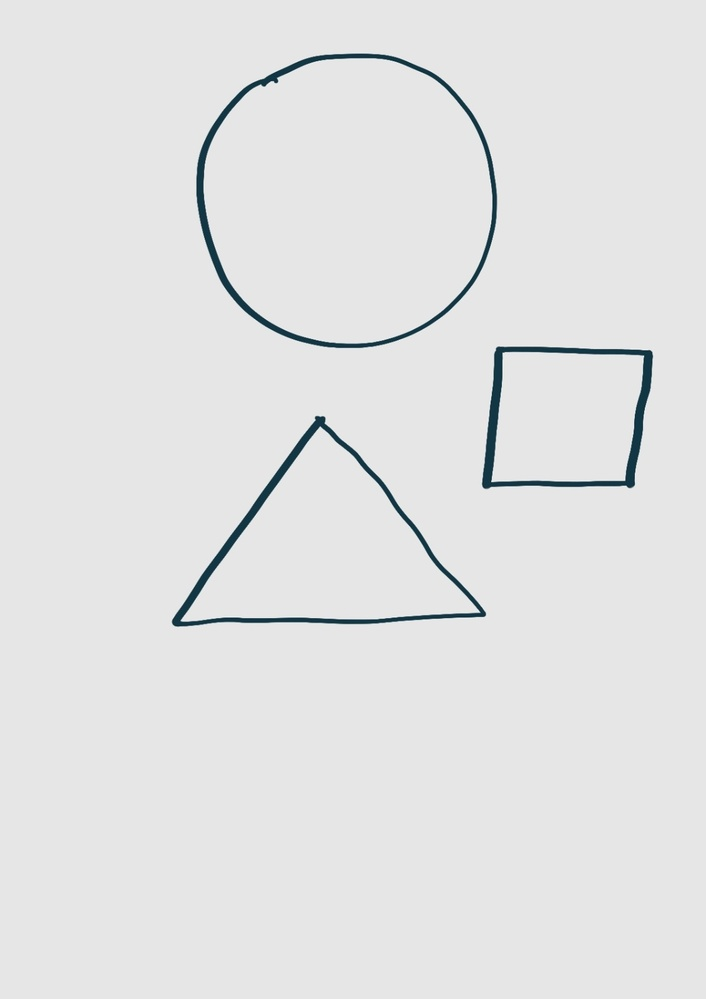
#> input picture PYTHON/8.jpeg, 706 x 999 px, shrunk from 1131 x 1600 before the run
$ python ShapeRecoginization.py
#> lines starting #> are read from the running program, lines starting #| are printed output that depends on the picture; after the words box and inside, x2 and y2 are one past the last pixel; in counts of white or black regions, pixels touching at a corner belong together
# -*- coding: utf-8 -*-
"""Untitled0.ipynb

Automatically generated by Colab.

Original file is located at
    https://colab.research.google.com/drive/1x-Nhmw6PRiF9VmKp0PND6R7w9YsZB0vI
"""

import cv2  #importinf computer vision library
import PIL  # python imaging library
import numpy as np #numerical operations
from matplotlib import pyplot as plt    #visualization library in Python for 2D plots of
from PIL import Image                   #opening, rotating and displaying an image
from matplotlib import image as npimg   #Image read and Image show function

img=Image.open("8.jpeg")
#> img is the input picture: PIL image 706x999 RGB; mean R, G, B 226, 226.7, 226.9
plt.imshow(img)

print(img.format)
#| JPEG
print(img.size)
#| (706, 999)
print(img.mode)
#| RGB

img=np.array(img)
gray=cv2.cvtColor(img,cv2.COLOR_BGR2GRAY)

plt.imshow(gray,cmap='gray')

_,threshold=cv2.threshold(gray,110,255,cv2.THRESH_BINARY_INV)
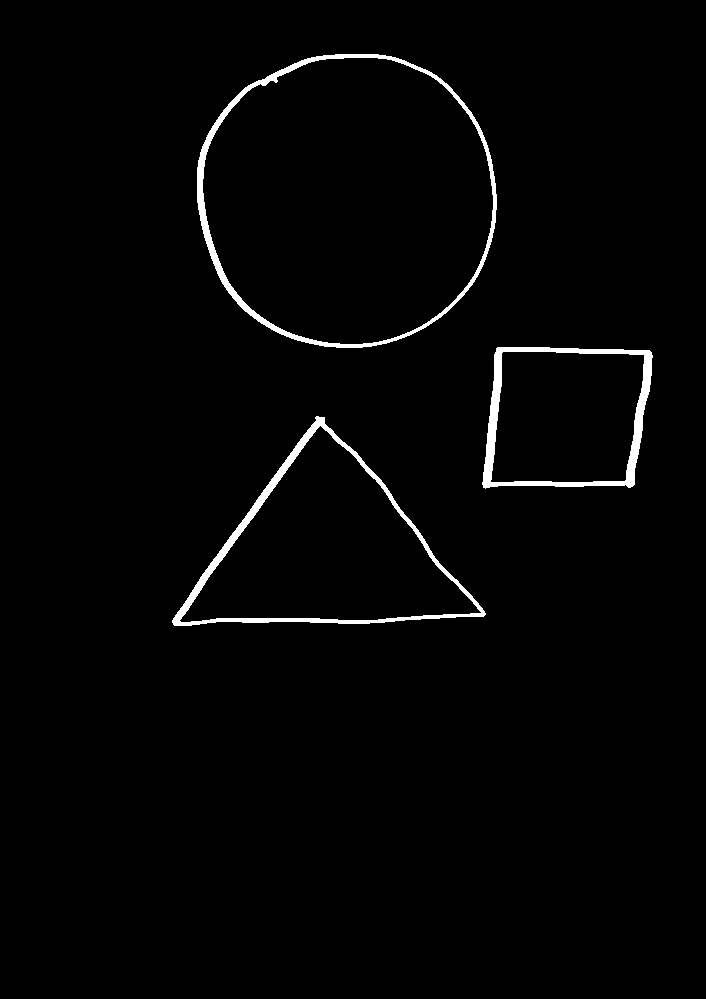
#> threshold: shape (999, 706); 1.8% white; 3 white regions, box (x1, y1, x2, y2) and area: (197, 54, 497, 348) 4546, (172, 416, 486, 626) 4179, (482, 347, 653, 489) 3716

plt.imshow(threshold, cmap= 'gray')

#Different kernel matrices for morphological operations.
kernel=cv2.getStructuringElement(cv2.MORPH_RECT,(4,4))
kernelo=cv2.getStructuringElement(cv2.MORPH_RECT,(6,6))
kernelc=cv2.getStructuringElement(cv2.MORPH_RECT,(3,3))

#Dilation on threshold image output

dilated=cv2.dilate(threshold,kernel, iterations=3)
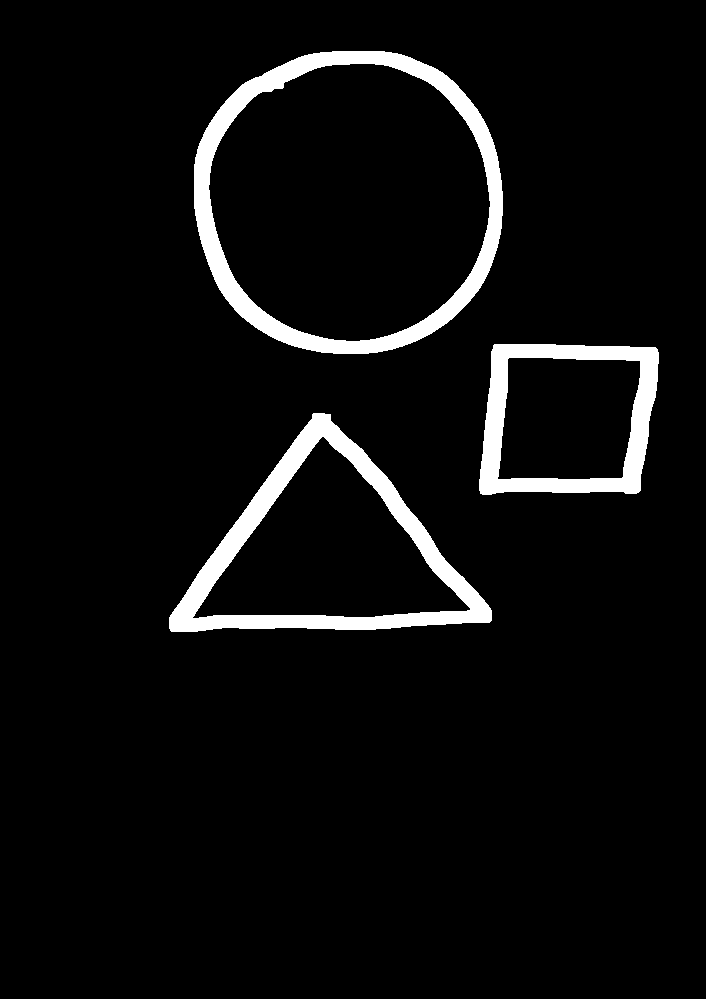
#> dilated: shape (999, 706); 5.3% white; 3 white regions, box (x1, y1, x2, y2) and area: (194, 51, 503, 354) 15094, (169, 413, 492, 632) 13335, (479, 344, 659, 495) 9110

plt.imshow(dilated,cmap='gray')

#connecntion of disjoing edges in the shape.
closed=cv2.morphologyEx(dilated,cv2.MORPH_CLOSE,kernelc, iterations=3)
#> closed: shape (999, 706); 5.3% white; 3 white regions, box (x1, y1, x2, y2) and area: (194, 51, 503, 354) 15105, (169, 413, 492, 632) 13383, (479, 344, 659, 495) 9112

plt.imshow(closed,cmap='gray')

opening=cv2.morphologyEx(closed,cv2.MORPH_OPEN,kernelo,iterations=2)
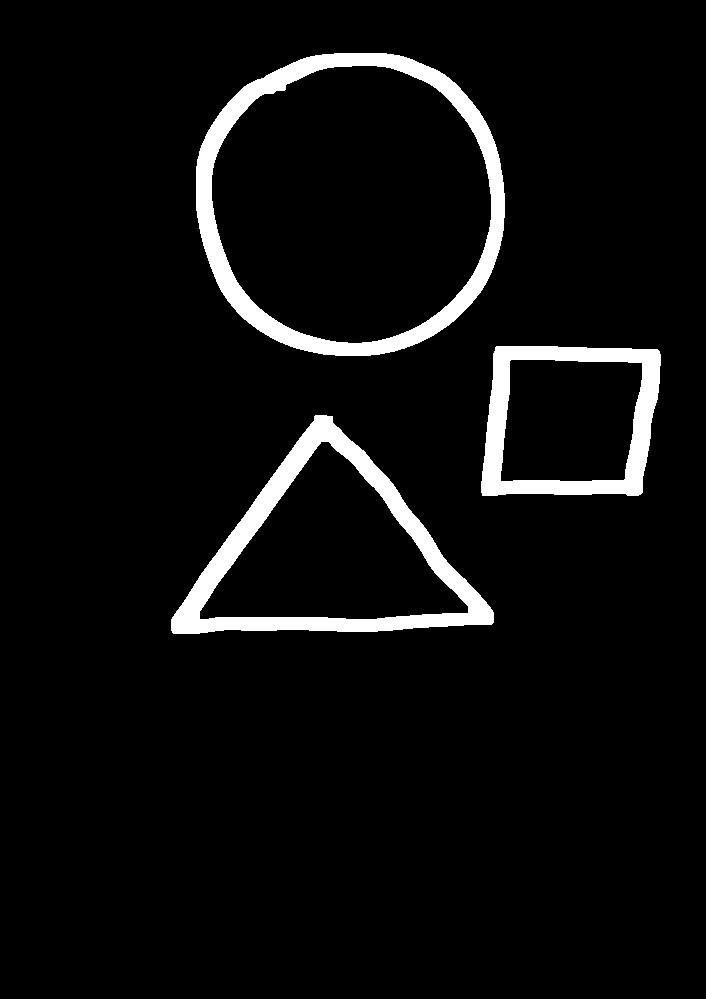
#> opening: shape (999, 706); 5.3% white; 3 white regions, box (x1, y1, x2, y2) and area: (196, 53, 505, 356) 15105, (171, 415, 494, 634) 13383, (481, 346, 661, 496) 9102

thinned = cv2.ximgproc.thinning(opening)
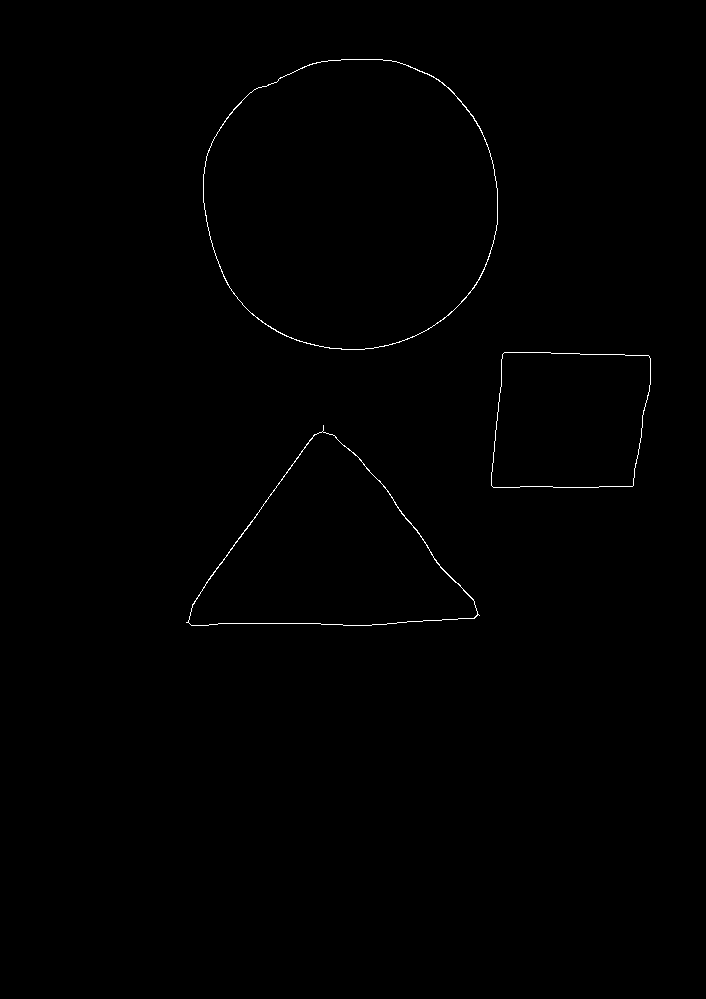
#> thinned: shape (999, 706); 0.34% white in thin lines or dots, all inside (x1, y1, x2, y2) = (186, 59, 651, 626)
plt.imshow(thinned,cmap='gray')

plt.imshow(opening,cmap='gray')

dilated_t = cv2.dilate(thinned, kernel, iterations=5)
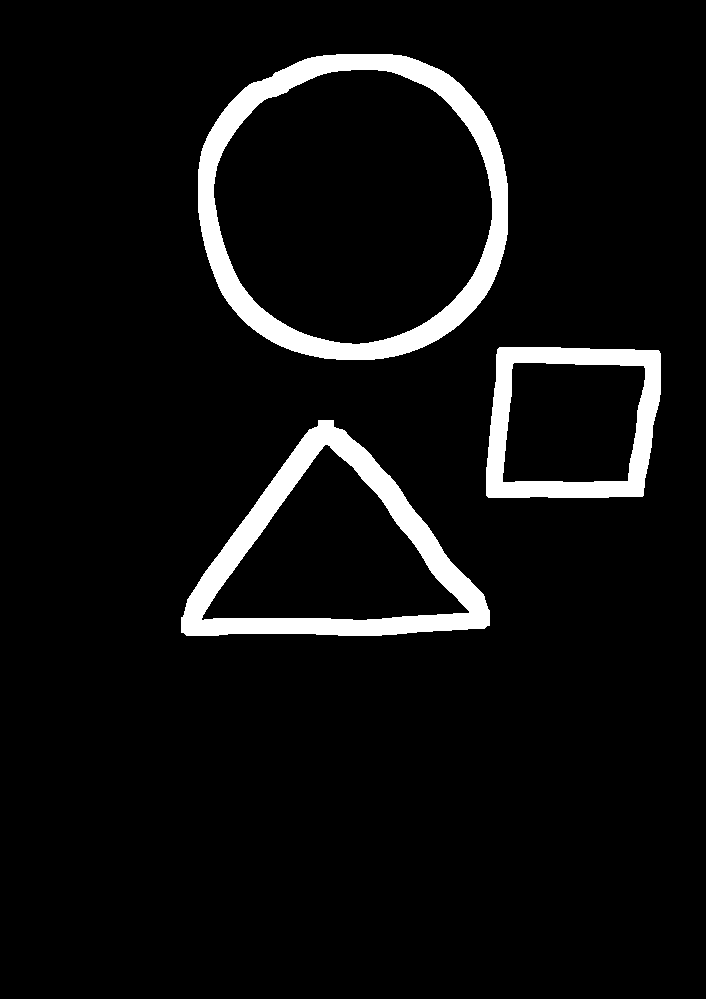
#> dilated_t: shape (999, 706); 6.2% white; 3 white regions

plt.imshow(dilated_t, cmap='gray')

contours, _ = cv2.findContours(dilated_t, cv2.RETR_TREE, cv2.CHAIN_APPROX_SIMPLE)
#> contours = 6 contours; box (x1, y1, x2, y2) and area: (198, 54, 508, 360) 77340, (213, 69, 493, 345) 59676, (181, 420, 490, 636) 39178, (201, 444, 470, 621) 24393, (486, 347, 661, 498) 24094, (502, 362, 646, 483) 15242

i=0
#list for storin names of shapes
for contour in contours:

  #here we are ignoring first counter because
  # findcontour function detects whole image as shape
  if i == 0:
      i = 1
      continue

  approx = cv2.approxPolyDP(
      contour, 0.02 * cv2.arcLength(contour, True), True)
  #to draw contours over the image
  cv2.drawContours(img, [contour], 0, (0, 0, 255), 2)

  #centroid of each shape
  M = cv2.moments(contour)
  if M['m00'] != 0.0:
    x = int(M['m10']/M['m00'])
    y = int(M['m01']/M['m00'])

  #put name of shape
  if len(approx) == 3:
     cv2.putText(img,'Triangle',(x,y),
              cv2.FONT_HERSHEY_SIMPLEX,2,(255,0,0),5)

  elif len(approx) == 4:
      cv2.putText(img,'Rectangle',(x,y),
              cv2.FONT_HERSHEY_SIMPLEX,2,(0,255,0),5)

  elif len(approx) == 5:
       cv2.putText(img,'Pentagon',(x,y),
              cv2.FONT_HERSHEY_SIMPLEX,2,(0,255,255),5)

  elif len(approx) == 6:
       cv2.putText(img,'Hexagon',(x,y),
              cv2.FONT_HERSHEY_SIMPLEX,0.8,(255,0,255),2)

  else:
    cv2.putText(img,'circle',(x,y),
              cv2.FONT_HERSHEY_SIMPLEX,2,(0,0,255),5)
#> this loop made 6 passes
#> (approx, x, y) on passes 2 to 4: ([[201, 619], [325, 444], [469, 611]], 331, 557), ([[499, 347], [486, 495], [642, 496], [659, 351]], 571, 421), ([[514, 362], [644, 366], [627, 481], [502, 481]], 571, 421)
#> (x, y) on passes 5 to 6: (353, 205), (353, 205)
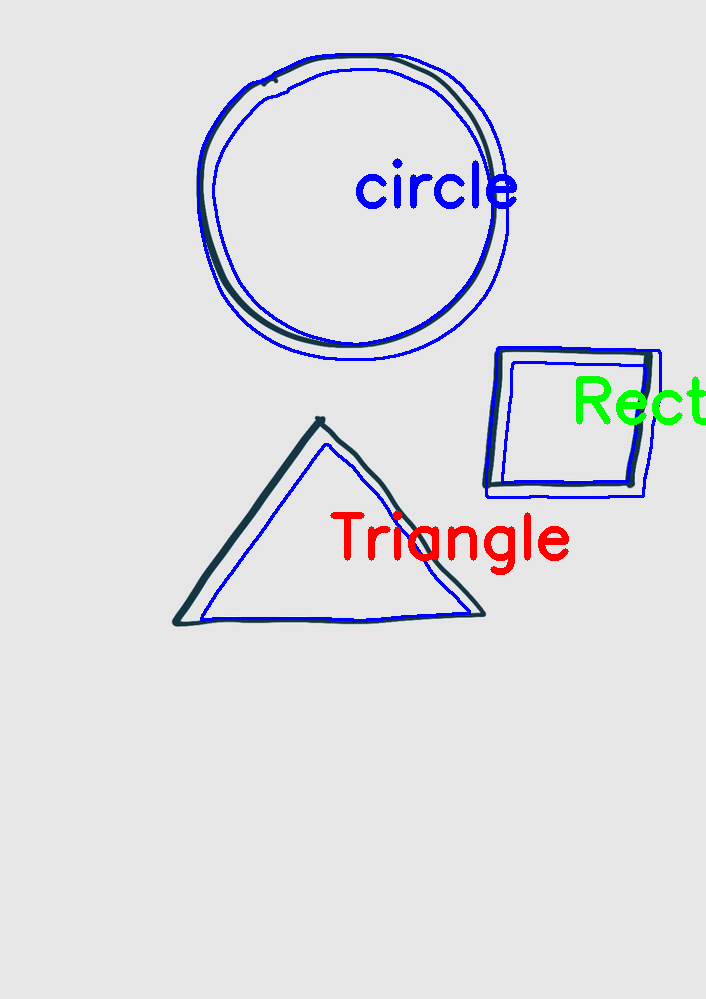
#> img: shape (999, 706, 3); 2.99% of pixels changed, all inside (x1, y1, x2, y2) = (197, 53, 706, 622)
#> after the loop, i = 1

plt.imshow(img)
